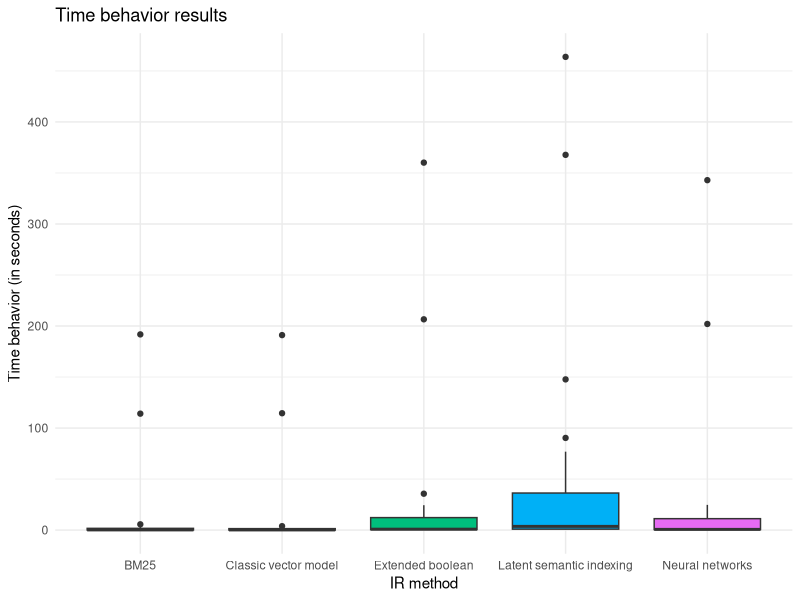

Generate this figure with R:
#loading library
require("ggplot2")

# selecting the current directory
setwd("/home/user/tassiovale/spltrac/experiment/results/")

# read csv file
data <- read.csv("2017-07-31_11h53m_output.csv")

chart <- ggplot(data=data, aes(x=method, y=performance, fill=method)) +
    geom_boxplot() +
    theme_minimal() +
    ggtitle("Time behavior results") +
    labs(x="IR method", y="Time behavior (in seconds)") +
    scale_fill_discrete(guide=FALSE)

ggsave("2017-07-31_11h53m_performanceavg_chart.eps")